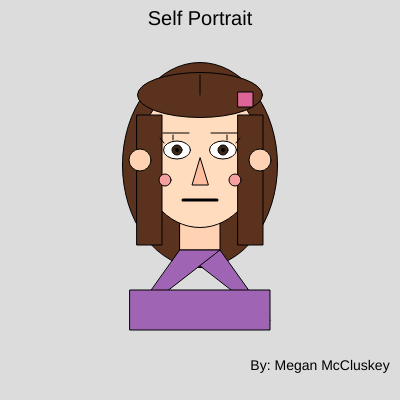
Frame 1 (no input)
Frame 60 (no input): identical to frame 1, image omitted
Frame 120 (the mouse pressed at the canvas centre since frame 60): identical to frame 1, image omitted

The p5.js sketch that drew this single still picture (run headless with seeded random() and noise() and a simulated clock; from frame 60 on, the mouse is pressed at the canvas centre):

// p5.js sketch
// ── sketch.js
function setup() {
  createCanvas(400, 400);
}

function draw() {
  background(220);

 
  fill(0);
  textSize(20);
  textAlign(CENTER);
  text("Self Portrait", 200, 25);
 
  fill(90, 50, 30);
  ellipse(200, 165, 155, 205);

  fill(255, 210, 180);
  rect(180, 220, 40, 45);

  fill(160, 100, 180);
  triangle(180, 250, 220, 250, 270, 320);
  triangle(180, 250, 220, 250, 130, 320);
  rect(130, 290, 140, 40);

  fill(255, 220, 190);
  ellipse(200, 155, 120, 145);

  fill(90, 50, 30);
  rect(137, 115, 25, 130);
  rect(238, 115, 25, 130);
  ellipse(200, 95, 125, 45);

  line(200, 75, 200, 95);

  fill(255, 210, 180);
  circle(140, 160, 22);
  circle(260, 160, 22);

   fill(255);
  ellipse(177, 150, 27, 18);
  ellipse(223, 150, 27, 18);

  fill(60, 40, 25);
  circle(177, 150, 10);
  circle(223, 150, 10);

  line(164, 143, 160, 138);
  line(173, 140, 173, 135);
  line(236, 143, 240, 138);
  line(227, 140, 227, 135);

  line(163, 133, 189, 133);
  line(211, 133, 237, 133);

  fill(255, 190, 160);
  triangle(200, 158, 192, 185, 208, 185);

  strokeWeight(3);
  line(183, 200, 217, 200);
  strokeWeight(1);

  fill(245, 160, 160);
  circle(165, 180, 12);
  circle(235, 180, 12);

   strokeWeight(4);
  point(177, 150);
  point(223, 150);
  strokeWeight(1);

  fill(220, 100, 150);
  square(238, 92, 15);

  fill(0);
  textSize(14);
  textAlign(CENTER);
  text("By: Megan McCluskey", 320, 370);
}
